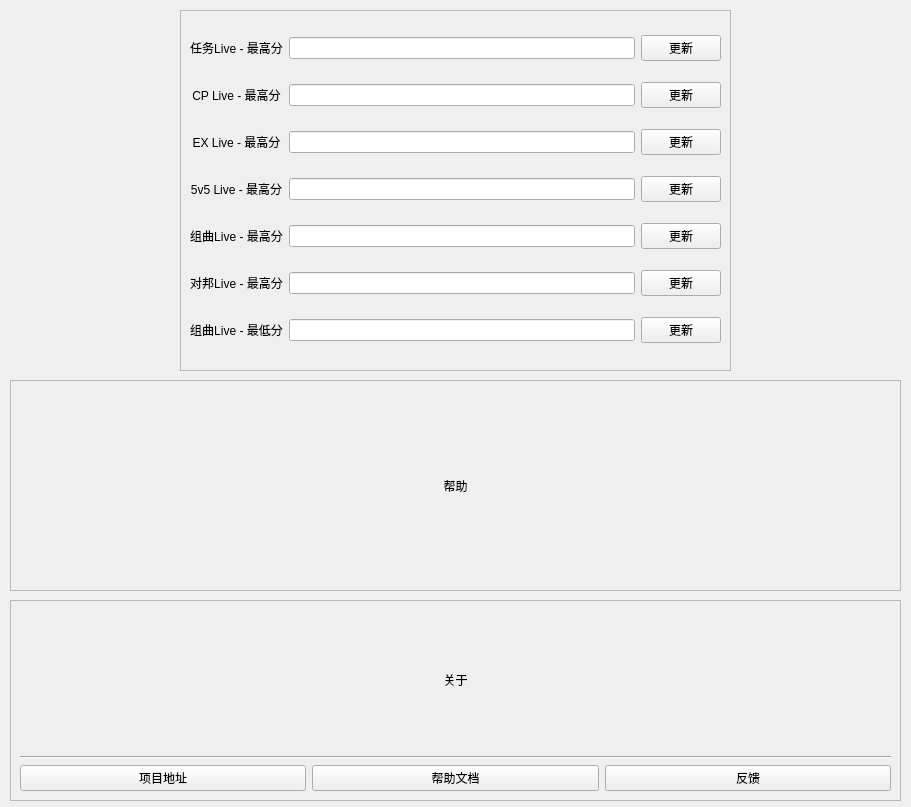
<?xml version="1.0" encoding="UTF-8"?>
<ui version="4.0">
 <class>Seeting</class>
 <widget class="QWidget" name="Seeting">
  <property name="geometry">
   <rect>
    <x>0</x>
    <y>0</y>
    <width>911</width>
    <height>807</height>
   </rect>
  </property>
  <property name="minimumSize">
   <size>
    <width>911</width>
    <height>807</height>
   </size>
  </property>
  <property name="windowTitle">
   <string>Form</string>
  </property>
  <widget class="QWidget" name="gridLayoutWidget">
   <property name="geometry">
    <rect>
     <x>180</x>
     <y>10</y>
     <width>551</width>
     <height>361</height>
    </rect>
   </property>
   <layout class="QGridLayout" name="gridLayout">
    <item row="1" column="0">
     <widget class="CardWidget" name="frame">
      <property name="frameShape">
       <enum>QFrame::StyledPanel</enum>
      </property>
      <property name="frameShadow">
       <enum>QFrame::Raised</enum>
      </property>
      <widget class="QWidget" name="gridLayoutWidget_3">
       <property name="geometry">
        <rect>
         <x>10</x>
         <y>10</y>
         <width>531</width>
         <height>341</height>
        </rect>
       </property>
       <layout class="QGridLayout" name="gridLayout_3">
        <item row="2" column="1">
         <widget class="LineEdit" name="lineEdit_3"/>
        </item>
        <item row="6" column="1">
         <widget class="LineEdit" name="lineEdit_7"/>
        </item>
        <item row="5" column="1">
         <widget class="LineEdit" name="lineEdit_6"/>
        </item>
        <item row="2" column="0">
         <widget class="BodyLabel" name="label_3">
          <property name="text">
           <string>EX Live - 最高分</string>
          </property>
          <property name="alignment">
           <set>Qt::AlignCenter</set>
          </property>
         </widget>
        </item>
        <item row="6" column="0">
         <widget class="BodyLabel" name="label_7">
          <property name="text">
           <string>组曲Live - 最低分</string>
          </property>
          <property name="alignment">
           <set>Qt::AlignCenter</set>
          </property>
         </widget>
        </item>
        <item row="5" column="0">
         <widget class="BodyLabel" name="label_6">
          <property name="text">
           <string>对邦Live - 最高分</string>
          </property>
          <property name="alignment">
           <set>Qt::AlignCenter</set>
          </property>
         </widget>
        </item>
        <item row="3" column="1">
         <widget class="LineEdit" name="lineEdit_4"/>
        </item>
        <item row="3" column="0">
         <widget class="BodyLabel" name="label_4">
          <property name="text">
           <string>5v5 Live - 最高分</string>
          </property>
          <property name="alignment">
           <set>Qt::AlignCenter</set>
          </property>
         </widget>
        </item>
        <item row="1" column="1">
         <widget class="LineEdit" name="lineEdit_2"/>
        </item>
        <item row="0" column="0">
         <widget class="BodyLabel" name="label">
          <property name="text">
           <string>任务Live - 最高分</string>
          </property>
          <property name="alignment">
           <set>Qt::AlignCenter</set>
          </property>
         </widget>
        </item>
        <item row="1" column="0">
         <widget class="BodyLabel" name="label_2">
          <property name="text">
           <string>CP Live - 最高分</string>
          </property>
          <property name="alignment">
           <set>Qt::AlignCenter</set>
          </property>
         </widget>
        </item>
        <item row="4" column="0">
         <widget class="BodyLabel" name="label_5">
          <property name="text">
           <string>组曲Live - 最高分</string>
          </property>
          <property name="alignment">
           <set>Qt::AlignCenter</set>
          </property>
         </widget>
        </item>
        <item row="0" column="1">
         <widget class="LineEdit" name="lineEdit"/>
        </item>
        <item row="4" column="1">
         <widget class="LineEdit" name="lineEdit_5"/>
        </item>
        <item row="0" column="2">
         <widget class="PushButton" name="pushButton">
          <property name="text">
           <string>更新</string>
          </property>
         </widget>
        </item>
        <item row="1" column="2">
         <widget class="PrimaryPushButton" name="pushButton_2">
          <property name="text">
           <string>更新</string>
          </property>
         </widget>
        </item>
        <item row="2" column="2">
         <widget class="PushButton" name="pushButton_6">
          <property name="text">
           <string>更新</string>
          </property>
         </widget>
        </item>
        <item row="3" column="2">
         <widget class="PrimaryPushButton" name="pushButton_7">
          <property name="text">
           <string>更新</string>
          </property>
         </widget>
        </item>
        <item row="4" column="2">
         <widget class="PushButton" name="pushButton_8">
          <property name="text">
           <string>更新</string>
          </property>
         </widget>
        </item>
        <item row="5" column="2">
         <widget class="PrimaryPushButton" name="pushButton_9">
          <property name="text">
           <string>更新</string>
          </property>
         </widget>
        </item>
        <item row="6" column="2">
         <widget class="PushButton" name="pushButton_10">
          <property name="text">
           <string>更新</string>
          </property>
         </widget>
        </item>
       </layout>
      </widget>
     </widget>
    </item>
   </layout>
  </widget>
  <widget class="CardWidget" name="frame_3">
   <property name="geometry">
    <rect>
     <x>10</x>
     <y>380</y>
     <width>891</width>
     <height>211</height>
    </rect>
   </property>
   <property name="frameShape">
    <enum>QFrame::StyledPanel</enum>
   </property>
   <property name="frameShadow">
    <enum>QFrame::Raised</enum>
   </property>
   <widget class="QWidget" name="gridLayoutWidget_4">
    <property name="geometry">
     <rect>
      <x>10</x>
      <y>10</y>
      <width>871</width>
      <height>191</height>
     </rect>
    </property>
    <layout class="QGridLayout" name="gridLayout_4">
     <item row="0" column="0">
      <widget class="BodyLabel" name="label_8">
       <property name="text">
        <string>帮助</string>
       </property>
       <property name="alignment">
        <set>Qt::AlignCenter</set>
       </property>
      </widget>
     </item>
    </layout>
   </widget>
  </widget>
  <widget class="CardWidget" name="frame_4">
   <property name="geometry">
    <rect>
     <x>10</x>
     <y>600</y>
     <width>891</width>
     <height>201</height>
    </rect>
   </property>
   <property name="frameShape">
    <enum>QFrame::StyledPanel</enum>
   </property>
   <property name="frameShadow">
    <enum>QFrame::Raised</enum>
   </property>
   <widget class="QWidget" name="gridLayoutWidget_5">
    <property name="geometry">
     <rect>
      <x>10</x>
      <y>10</y>
      <width>871</width>
      <height>181</height>
     </rect>
    </property>
    <layout class="QGridLayout" name="gridLayout_5">
     <item row="2" column="2">
      <widget class="HyperlinkButton" name="pushButton_5">
       <property name="text">
        <string>反馈</string>
       </property>
      </widget>
     </item>
     <item row="2" column="0">
      <widget class="HyperlinkButton" name="pushButton_3">
       <property name="text">
        <string>项目地址</string>
       </property>
      </widget>
     </item>
     <item row="0" column="0" colspan="3">
      <widget class="BodyLabel" name="label_9">
       <property name="sizePolicy">
        <sizepolicy hsizetype="Preferred" vsizetype="Preferred">
         <horstretch>0</horstretch>
         <verstretch>0</verstretch>
        </sizepolicy>
       </property>
       <property name="text">
        <string>关于</string>
       </property>
       <property name="alignment">
        <set>Qt::AlignCenter</set>
       </property>
      </widget>
     </item>
     <item row="2" column="1">
      <widget class="HyperlinkButton" name="pushButton_4">
       <property name="text">
        <string>帮助文档</string>
       </property>
      </widget>
     </item>
     <item row="1" column="0" colspan="3">
      <widget class="Line" name="line">
       <property name="orientation">
        <enum>Qt::Horizontal</enum>
       </property>
      </widget>
     </item>
    </layout>
   </widget>
  </widget>
 </widget>
 <customwidgets>
  <customwidget>
   <class>PushButton</class>
   <extends>QPushButton</extends>
   <header>qfluentwidgets</header>
  </customwidget>
  <customwidget>
   <class>CardWidget</class>
   <extends>QFrame</extends>
   <header>qfluentwidgets</header>
   <container>1</container>
  </customwidget>
  <customwidget>
   <class>BodyLabel</class>
   <extends>QLabel</extends>
   <header>qfluentwidgets</header>
  </customwidget>
  <customwidget>
   <class>LineEdit</class>
   <extends>QLineEdit</extends>
   <header>qfluentwidgets</header>
  </customwidget>
  <customwidget>
   <class>PrimaryPushButton</class>
   <extends>QPushButton</extends>
   <header>qfluentwidgets</header>
  </customwidget>
  <customwidget>
   <class>HyperlinkButton</class>
   <extends>QPushButton</extends>
   <header>qfluentwidgets</header>
  </customwidget>
 </customwidgets>
 <resources/>
 <connections/>
</ui>
